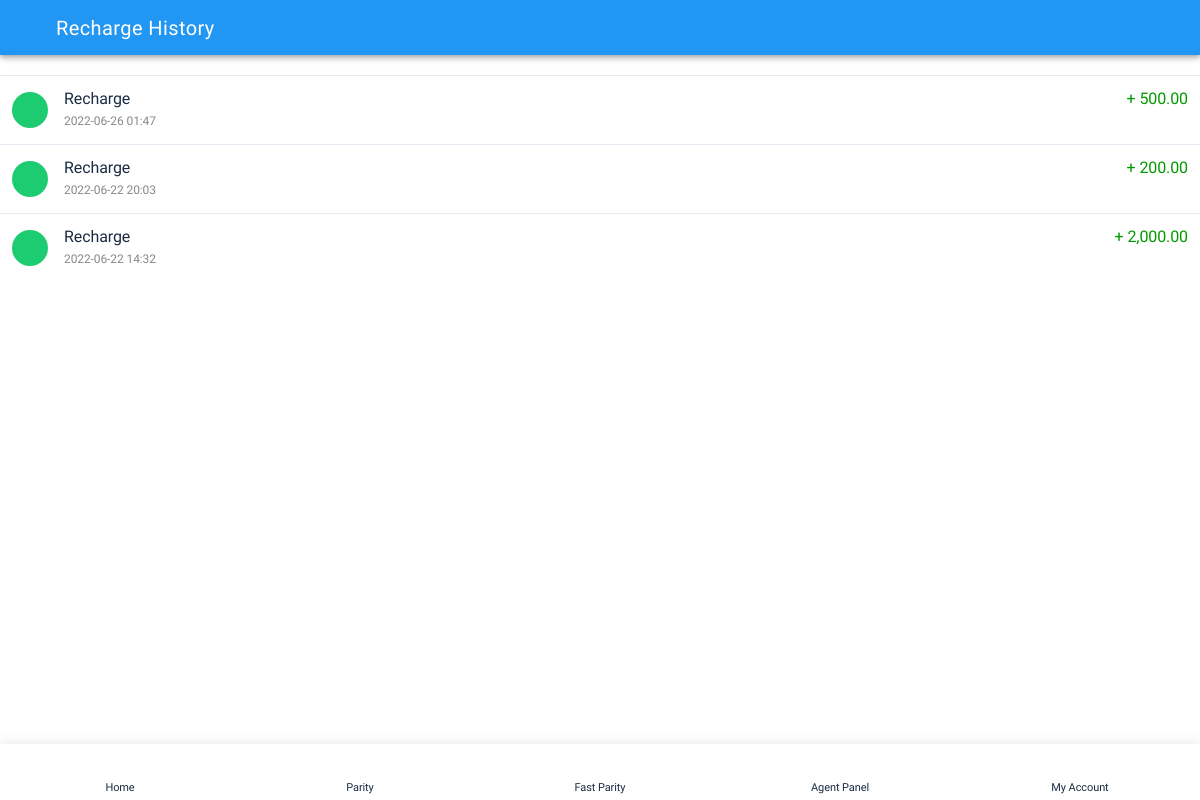
The app's page /rechargehistory.php (signed in) with its own data.
### tables this page shows
CREATE TABLE `tbl_walletsummery` (
  `id` int(11) NOT NULL,
  `userid` int(11) NOT NULL,
  `orderid` int(11) NOT NULL,
  `amount` float NOT NULL,
  `type` varchar(50) NOT NULL,
  `actiontype` varchar(50) NOT NULL,
  `createdate` timestamp NOT NULL DEFAULT current_timestamp()
);

### rechargehistory.php (the view, shortened to what this page needs)
<!doctype html>
<html lang="en">
<head>
<link rel="stylesheet" href="assets/css/style.css">
</head>
<body>
<?php
include("include/connection.php");
$userid=$_SESSION['frontuserid'];?>
<div class="appHeader1">
  <div class="left"> <a href="#" onClick="goBack();" class="icon goBack"> <i class="icon ion-md-arrow-back"></i> </a>
    <div class="pageTitle">Recharge History</div>
  </div>
</div>
<div id="appCapsule">
  <div class="appContent1 listView">
    <table class="table table-borderless">
      <tbody>
      <?php
	  @$userid=$_SESSION['frontuserid'];
      $summery=mysqli_query($con,"select * from `tbl_walletsummery` where `userid`='".$userid."' order by id desc");
	  $summeryRows=mysqli_num_rows($summery);
	  if($summeryRows!=''){
		  while($summeryResult=mysqli_fetch_array($summery)){
$post_date = $summeryResult['createdate'];
 $post_date2 = strtotime($post_date);
 $convert=date('Y-m-d H:i',$post_date2);
 $actiontypearray=explode("~",$summeryResult['actiontype']);
 @$actiontype=$actiontypearray[0];
if($actiontype=='recharge'){
	  ?>
        <tr>
          <td>
          <div class="listItem">
          <div class="image">
              <div class="iconBox bg-success">
              <i class="icon ion-md-wallet"></i>
              </div>
            </div>
            <div class="text"><div><strong>Recharge</strong><small><?php echo $convert;?></small></div></div>
            </div>
            </td>
          <td class="tdtext">+ <?php echo number_format($summeryResult['amount'],2);?></td>
        </tr>
        <?php }if($actiontype=='withdraw'){
			?>
        <?php }}}else{?>
        <?php }?>
      </tbody>
    </table>
  </div>
</div>
<?php include("include/footer.php");?>
</body>
</html>

### assets/css/style.css (style rules this page uses)
body { font-family:"Heebo", sans-serif; font-size:14px; line-height:1.5em; letter-spacing:-0.007em; color:#333; background:#FFF; -webkit-font-smoothing:antialiased; -moz-osx-font-smoothing:grayscale; width:100%; height:100%; overflow-x:hidden; -ms-user-select:none; user-select:none; -moz-user-select:none; -webkit-user-select:none }
a { -webkit-transition:.2s all; transition:.2s all; color:#565EFF }
.appHeader1 { padding: 0 24px; height:55px; background-color: #2196f3; border-color: #2196f3; -webkit-box-shadow: 0 2px 4px -1px rgba(0, 0, 0, .2), 0 4px 5px 0 rgba(0, 0, 0, .14), 0 1px 10px 0 rgba(0, 0, 0, .12); box-shadow: 0 2px 4px -1px rgba(0, 0, 0, .2), 0 4px 5px 0 rgba(0, 0, 0, .14), 0 1px 10px 0 rgba(0, 0, 0, .12); }
.appHeader1 .pageTitle { line-height:3em; font-size: 20px; font-weight: 500; letter-spacing: .02em; white-space: nowrap; overflow: hidden; text-overflow: ellipsis; color:#fff; }
.appHeader1 .left, .appHeader1 .right { position:absolute; top:0; -webkit-transition:0.2s all; transition:0.2s all; height:56px; min-width:56px; display:-webkit-box; display:flex; -webkit-box-align:center; align-items:center; -webkit-box-pack:center; justify-content:center }
.appHeader1 .left .icon, .appHeader1 .right .icon { width:56px; height:56px; color:#fff; display:-webkit-box; display:flex; -webkit-box-align:center; align-items:center; -webkit-box-pack:center; justify-content:center }
.appHeader1 .left .icon i, .appHeader1 .right .icon i { font-size:26px }
.appHeader1 .left { left:0; right:auto }
#appCapsule { padding:0px 0; }
.appContent1 { padding:20px; }
.bg-success { background:#1DCC70 !important }
.listView { margin:0px -20px }
.listView .listItem { display:-webkit-box; display:flex; -webkit-box-align:center; align-items:center; padding:12px 56px 12px 20px; position:relative }
.listView .listItem:last-child:after { display:none !important }
.listView .listItem:after { content:""; display:block; height:1px; background:#E5E9F2; position:absolute; bottom:0; left:72px; right:0 }
.listView .listItem .image { width:52px; padding-right:16px }
.listView .listItem .image .iconBox { width:36px; height:36px; border-radius:200px; background:#565EFF; display:-webkit-box; display:flex; -webkit-box-align:center; align-items:center; -webkit-box-pack:center; justify-content:center; color:#FFF; font-size:20px }
.listView .listItem .image .iconBox i { margin:0 !important; line-height:1em }
.listView .listItem .text { width:calc(100% - 64px); color:#8D95A0; font-size:18px }
.listView .listItem .text strong { color:#1B2C42; font-weight:normal; display:block }
.table { color:#8D95A0 }
.table td, .table th { border-top:1px solid #E5E9F2; color:#333; font-size:13px; }

### rechargehistory.php (style rules this page uses)
.tdtext { font-size:16px !important; color:#090 !important; font-weight:normal; text-align:right; }
.text small { font-size:12px; color:#888; }
.listView .listItem { padding: 0px 55px 0px 0px; }
.listView .listItem .text { font-size: 16px; }

### records on screen
tbl_walletsummery: createdate "2022-06-26 01:47", amount "500.00"
tbl_walletsummery: createdate "2022-06-22 20:03", amount "200.00"
tbl_walletsummery: createdate "2022-06-22 14:32", amount "2,000.00"
